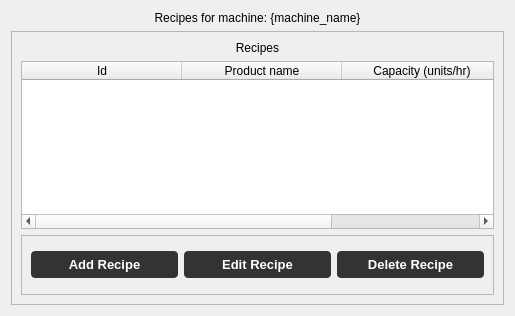
<?xml version="1.0" encoding="UTF-8"?>
<ui version="4.0">
 <class>MachineRecipesDialog</class>
 <widget class="QWidget" name="MachineRecipesDialog">
  <property name="geometry">
   <rect>
    <x>0</x>
    <y>0</y>
    <width>515</width>
    <height>316</height>
   </rect>
  </property>
  <property name="windowTitle">
   <string>Add/Edit Recipes for chosen machine</string>
  </property>
  <layout class="QVBoxLayout" name="verticalLayout_2">
   <item>
    <widget class="QLabel" name="lbl_name">
     <property name="text">
      <string>Recipes for machine: {machine_name}</string>
     </property>
     <property name="alignment">
      <set>Qt::AlignmentFlag::AlignCenter</set>
     </property>
    </widget>
   </item>
   <item>
    <widget class="QFrame" name="frame_contentarea">
     <property name="frameShape">
      <enum>QFrame::Shape::StyledPanel</enum>
     </property>
     <property name="frameShadow">
      <enum>QFrame::Shadow::Raised</enum>
     </property>
     <layout class="QVBoxLayout" name="verticalLayout">
      <item>
       <widget class="QLabel" name="lbl_info">
        <property name="text">
         <string>Recipes</string>
        </property>
        <property name="alignment">
         <set>Qt::AlignmentFlag::AlignCenter</set>
        </property>
       </widget>
      </item>
      <item>
       <widget class="QTableWidget" name="tableRecipes">
        <property name="editTriggers">
         <set>QAbstractItemView::EditTrigger::NoEditTriggers</set>
        </property>
        <property name="selectionMode">
         <enum>QAbstractItemView::SelectionMode::SingleSelection</enum>
        </property>
        <property name="selectionBehavior">
         <enum>QAbstractItemView::SelectionBehavior::SelectRows</enum>
        </property>
        <attribute name="horizontalHeaderDefaultSectionSize">
         <number>160</number>
        </attribute>
        <attribute name="horizontalHeaderStretchLastSection">
         <bool>true</bool>
        </attribute>
        <attribute name="verticalHeaderStretchLastSection">
         <bool>false</bool>
        </attribute>
        <column>
         <property name="text">
          <string>Id</string>
         </property>
        </column>
        <column>
         <property name="text">
          <string>Product name</string>
         </property>
        </column>
        <column>
         <property name="text">
          <string>Capacity (units/hr)</string>
         </property>
        </column>
       </widget>
      </item>
      <item>
       <widget class="QFrame" name="frame_buttons">
        <property name="minimumSize">
         <size>
          <width>0</width>
          <height>60</height>
         </size>
        </property>
        <property name="styleSheet">
         <string notr="true">QPushButton {
	background-color: #333333;
    color: white;
    border-radius: 4px;
    padding: 6px 12px;
    font-weight: bold;
    font-size: 13px;
}</string>
        </property>
        <property name="frameShape">
         <enum>QFrame::Shape::StyledPanel</enum>
        </property>
        <property name="frameShadow">
         <enum>QFrame::Shadow::Raised</enum>
        </property>
        <layout class="QHBoxLayout" name="horizontalLayout">
         <item>
          <widget class="QPushButton" name="btn_addRecipe">
           <property name="text">
            <string>Add Recipe</string>
           </property>
          </widget>
         </item>
         <item>
          <widget class="QPushButton" name="btn_editRecipe">
           <property name="text">
            <string>Edit Recipe</string>
           </property>
          </widget>
         </item>
         <item>
          <widget class="QPushButton" name="btn_deleteRecipe">
           <property name="text">
            <string>Delete Recipe</string>
           </property>
          </widget>
         </item>
        </layout>
       </widget>
      </item>
     </layout>
    </widget>
   </item>
  </layout>
 </widget>
 <resources/>
 <connections/>
</ui>
